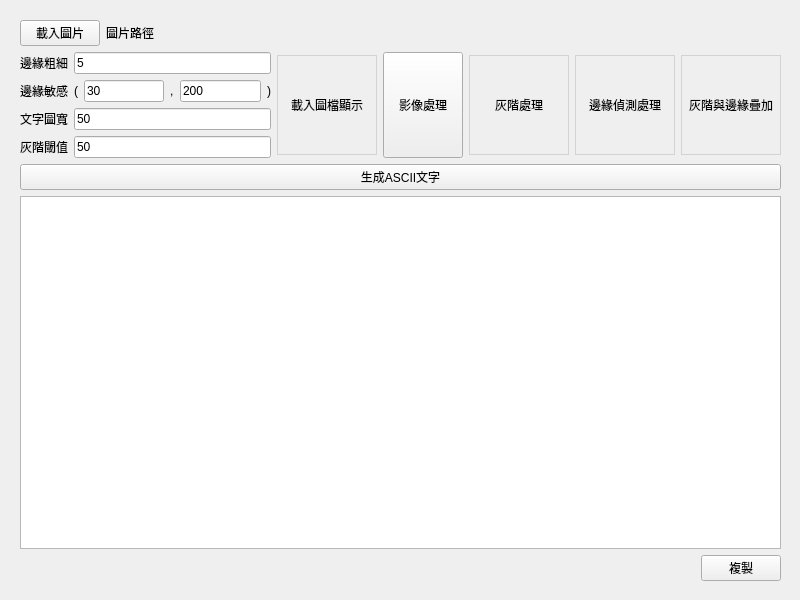
<?xml version="1.0" encoding="UTF-8"?>
<ui version="4.0">
 <class>Form</class>
 <widget class="QWidget" name="Form">
  <property name="geometry">
   <rect>
    <x>0</x>
    <y>0</y>
    <width>800</width>
    <height>600</height>
   </rect>
  </property>
  <property name="sizePolicy">
   <sizepolicy hsizetype="Minimum" vsizetype="Minimum">
    <horstretch>0</horstretch>
    <verstretch>0</verstretch>
   </sizepolicy>
  </property>
  <property name="minimumSize">
   <size>
    <width>800</width>
    <height>600</height>
   </size>
  </property>
  <property name="windowTitle">
   <string>Form</string>
  </property>
  <widget class="QWidget" name="verticalLayoutWidget">
   <property name="geometry">
    <rect>
     <x>20</x>
     <y>20</y>
     <width>761</width>
     <height>561</height>
    </rect>
   </property>
   <layout class="QVBoxLayout" name="verticalLayout">
    <item>
     <layout class="QHBoxLayout" name="horizontalLayout_4">
      <item>
       <widget class="QPushButton" name="pushButton_load">
        <property name="sizePolicy">
         <sizepolicy hsizetype="Fixed" vsizetype="Fixed">
          <horstretch>0</horstretch>
          <verstretch>0</verstretch>
         </sizepolicy>
        </property>
        <property name="text">
         <string>載入圖片</string>
        </property>
       </widget>
      </item>
      <item>
       <widget class="QLabel" name="label_path">
        <property name="text">
         <string>圖片路徑</string>
        </property>
       </widget>
      </item>
     </layout>
    </item>
    <item>
     <layout class="QGridLayout" name="gridLayout">
      <item row="0" column="1">
       <widget class="QLineEdit" name="lineEdit_edge_thickness">
        <property name="text">
         <string>5</string>
        </property>
       </widget>
      </item>
      <item row="1" column="0">
       <widget class="QLabel" name="label_9">
        <property name="text">
         <string>邊緣敏感</string>
        </property>
       </widget>
      </item>
      <item row="2" column="0">
       <widget class="QLabel" name="label_4">
        <property name="text">
         <string>文字圖寬</string>
        </property>
       </widget>
      </item>
      <item row="3" column="1">
       <widget class="QLineEdit" name="lineEdit_threshold">
        <property name="text">
         <string>50</string>
        </property>
       </widget>
      </item>
      <item row="3" column="0">
       <widget class="QLabel" name="label_7">
        <property name="text">
         <string>灰階閾值</string>
        </property>
       </widget>
      </item>
      <item row="2" column="1">
       <widget class="QLineEdit" name="lineEdit_max_width">
        <property name="text">
         <string>50</string>
        </property>
       </widget>
      </item>
      <item row="1" column="1">
       <layout class="QHBoxLayout" name="horizontalLayout_3">
        <item>
         <widget class="QLabel" name="label_5">
          <property name="text">
           <string>(</string>
          </property>
         </widget>
        </item>
        <item>
         <widget class="QLineEdit" name="lineEdit_edge_sensitivity_x">
          <property name="text">
           <string>30</string>
          </property>
         </widget>
        </item>
        <item>
         <widget class="QLabel" name="label_6">
          <property name="text">
           <string>,</string>
          </property>
         </widget>
        </item>
        <item>
         <widget class="QLineEdit" name="lineEdit_edge_sensitivity_y">
          <property name="text">
           <string>200</string>
          </property>
         </widget>
        </item>
        <item>
         <widget class="QLabel" name="label_8">
          <property name="text">
           <string>)</string>
          </property>
         </widget>
        </item>
       </layout>
      </item>
      <item row="0" column="0">
       <widget class="QLabel" name="label_2">
        <property name="text">
         <string>邊緣粗細</string>
        </property>
       </widget>
      </item>
      <item row="0" column="4" rowspan="4">
       <widget class="QPushButton" name="pushButton_image_processor">
        <property name="sizePolicy">
         <sizepolicy hsizetype="Preferred" vsizetype="Preferred">
          <horstretch>0</horstretch>
          <verstretch>0</verstretch>
         </sizepolicy>
        </property>
        <property name="text">
         <string>影像處理</string>
        </property>
       </widget>
      </item>
      <item row="0" column="5" rowspan="4">
       <layout class="QHBoxLayout" name="horizontalLayout_5">
        <item>
         <widget class="QLabel" name="label_gray">
          <property name="sizePolicy">
           <sizepolicy hsizetype="Fixed" vsizetype="Fixed">
            <horstretch>0</horstretch>
            <verstretch>0</verstretch>
           </sizepolicy>
          </property>
          <property name="minimumSize">
           <size>
            <width>100</width>
            <height>100</height>
           </size>
          </property>
          <property name="styleSheet">
           <string notr="true">border: 1px solid lightgray;</string>
          </property>
          <property name="text">
           <string>灰階處理</string>
          </property>
          <property name="alignment">
           <set>Qt::AlignCenter</set>
          </property>
         </widget>
        </item>
        <item>
         <widget class="QLabel" name="label_dilated_edges">
          <property name="sizePolicy">
           <sizepolicy hsizetype="Fixed" vsizetype="Fixed">
            <horstretch>0</horstretch>
            <verstretch>0</verstretch>
           </sizepolicy>
          </property>
          <property name="minimumSize">
           <size>
            <width>100</width>
            <height>100</height>
           </size>
          </property>
          <property name="styleSheet">
           <string notr="true">border: 1px solid lightgray;</string>
          </property>
          <property name="text">
           <string>邊緣偵測處理</string>
          </property>
          <property name="alignment">
           <set>Qt::AlignCenter</set>
          </property>
         </widget>
        </item>
        <item>
         <widget class="QLabel" name="label_mix">
          <property name="sizePolicy">
           <sizepolicy hsizetype="Fixed" vsizetype="Fixed">
            <horstretch>0</horstretch>
            <verstretch>0</verstretch>
           </sizepolicy>
          </property>
          <property name="minimumSize">
           <size>
            <width>100</width>
            <height>100</height>
           </size>
          </property>
          <property name="styleSheet">
           <string notr="true">border: 1px solid lightgray;</string>
          </property>
          <property name="text">
           <string>灰階與邊緣疊加</string>
          </property>
          <property name="alignment">
           <set>Qt::AlignCenter</set>
          </property>
         </widget>
        </item>
       </layout>
      </item>
      <item row="0" column="3" rowspan="4">
       <widget class="QLabel" name="label_original">
        <property name="sizePolicy">
         <sizepolicy hsizetype="Fixed" vsizetype="Fixed">
          <horstretch>0</horstretch>
          <verstretch>0</verstretch>
         </sizepolicy>
        </property>
        <property name="minimumSize">
         <size>
          <width>100</width>
          <height>100</height>
         </size>
        </property>
        <property name="styleSheet">
         <string notr="true">border: 1px solid lightgray;</string>
        </property>
        <property name="text">
         <string>載入圖檔顯示</string>
        </property>
        <property name="alignment">
         <set>Qt::AlignCenter</set>
        </property>
       </widget>
      </item>
     </layout>
    </item>
    <item>
     <widget class="QPushButton" name="pushButton_ascii">
      <property name="text">
       <string>生成ASCII文字</string>
      </property>
     </widget>
    </item>
    <item>
     <widget class="QTextEdit" name="textEdit">
      <property name="sizePolicy">
       <sizepolicy hsizetype="Expanding" vsizetype="Expanding">
        <horstretch>0</horstretch>
        <verstretch>7</verstretch>
       </sizepolicy>
      </property>
      <property name="font">
       <font>
        <family>Noto Sans CJK TC Light</family>
       </font>
      </property>
      <property name="horizontalScrollBarPolicy">
       <enum>Qt::ScrollBarAsNeeded</enum>
      </property>
      <property name="lineWrapMode">
       <enum>QTextEdit::NoWrap</enum>
      </property>
      <property name="html">
       <string>&lt;!DOCTYPE HTML PUBLIC &quot;-//W3C//DTD HTML 4.0//EN&quot; &quot;http://www.w3.org/TR/REC-html40/strict.dtd&quot;&gt;
&lt;html&gt;&lt;head&gt;&lt;meta name=&quot;qrichtext&quot; content=&quot;1&quot; /&gt;&lt;style type=&quot;text/css&quot;&gt;
p, li { white-space: pre-wrap; }
&lt;/style&gt;&lt;/head&gt;&lt;body style=&quot; font-family:'Noto Sans CJK TC Light'; font-size:9pt; font-weight:400; font-style:normal;&quot;&gt;
&lt;p style=&quot;-qt-paragraph-type:empty; margin-top:0px; margin-bottom:0px; margin-left:0px; margin-right:0px; -qt-block-indent:0; text-indent:0px; font-family:'Courier';&quot;&gt;&lt;br /&gt;&lt;/p&gt;&lt;/body&gt;&lt;/html&gt;</string>
      </property>
     </widget>
    </item>
    <item>
     <layout class="QHBoxLayout" name="horizontalLayout">
      <item>
       <spacer name="horizontalSpacer">
        <property name="orientation">
         <enum>Qt::Horizontal</enum>
        </property>
        <property name="sizeHint" stdset="0">
         <size>
          <width>40</width>
          <height>20</height>
         </size>
        </property>
       </spacer>
      </item>
      <item>
       <widget class="QPushButton" name="pushButton_copy">
        <property name="text">
         <string>複製</string>
        </property>
       </widget>
      </item>
     </layout>
    </item>
   </layout>
  </widget>
 </widget>
 <resources/>
 <connections/>
</ui>
